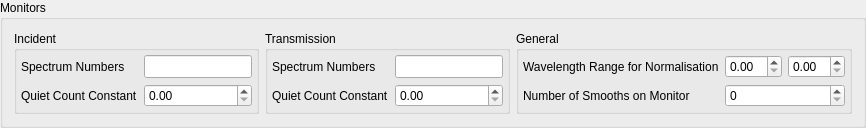
               <widget class="QGroupBox" name="monitorsGroupBox">
                <property name="sizePolicy">
                 <sizepolicy hsizetype="Expanding" vsizetype="Minimum">
                  <horstretch>0</horstretch>
                  <verstretch>0</verstretch>
                 </sizepolicy>
                </property>
                <property name="minimumSize">
                 <size>
                  <width>0</width>
                  <height>0</height>
                 </size>
                </property>
                <property name="maximumSize">
                 <size>
                  <width>16777215</width>
                  <height>16777215</height>
                 </size>
                </property>
                <property name="title">
                 <string>Monitors</string>
                </property>
                <layout class="QHBoxLayout" name="horizontalLayout_2">
                 <item>
                  <widget class="QGroupBox" name="IncidentMonitorGroup">
                   <property name="sizePolicy">
                    <sizepolicy hsizetype="Preferred" vsizetype="Preferred">
                     <horstretch>0</horstretch>
                     <verstretch>0</verstretch>
                    </sizepolicy>
                   </property>
                   <property name="title">
                    <string>Incident</string>
                   </property>
                   <layout class="QGridLayout" name="gridLayout_3">
                    <property name="leftMargin">
                     <number>4</number>
                    </property>
                    <property name="topMargin">
                     <number>4</number>
                    </property>
                    <property name="rightMargin">
                     <number>4</number>
                    </property>
                    <property name="bottomMargin">
                     <number>4</number>
                    </property>
                    <item row="1" column="1">
                     <widget class="ExponentialSpinBox" name="incidentMonitorQuietCountConstSpinBox">
                      <property name="sizePolicy">
                       <sizepolicy hsizetype="Expanding" vsizetype="Preferred">
                        <horstretch>0</horstretch>
                        <verstretch>0</verstretch>
                       </sizepolicy>
                      </property>
                      <property name="minimumSize">
                       <size>
                        <width>0</width>
                        <height>0</height>
                       </size>
                      </property>
                      <property name="maximumSize">
                       <size>
                        <width>16777215</width>
                        <height>16777215</height>
                       </size>
                      </property>
                     </widget>
                    </item>
                    <item row="0" column="0">
                     <widget class="QLabel" name="IncidentMonitorSpecNoLabel">
                      <property name="sizePolicy">
                       <sizepolicy hsizetype="Preferred" vsizetype="Preferred">
                        <horstretch>0</horstretch>
                        <verstretch>0</verstretch>
                       </sizepolicy>
                      </property>
                      <property name="minimumSize">
                       <size>
                        <width>0</width>
                        <height>0</height>
                       </size>
                      </property>
                      <property name="text">
                       <string>Spectrum Numbers</string>
                      </property>
                     </widget>
                    </item>
                    <item row="1" column="0">
                     <widget class="QLabel" name="IncidentMonitorQuietCountLabel">
                      <property name="sizePolicy">
                       <sizepolicy hsizetype="Preferred" vsizetype="Preferred">
                        <horstretch>0</horstretch>
                        <verstretch>0</verstretch>
                       </sizepolicy>
                      </property>
                      <property name="minimumSize">
                       <size>
                        <width>0</width>
                        <height>0</height>
                       </size>
                      </property>
                      <property name="text">
                       <string>Quiet Count Constant</string>
                      </property>
                     </widget>
                    </item>
                    <item row="0" column="1">
                     <widget class="QLineEdit" name="spectrumNumbersIBLineEdit">
                      <property name="sizePolicy">
                       <sizepolicy hsizetype="Expanding" vsizetype="Preferred">
                        <horstretch>0</horstretch>
                        <verstretch>0</verstretch>
                       </sizepolicy>
                      </property>
                      <property name="minimumSize">
                       <size>
                        <width>0</width>
                        <height>0</height>
                       </size>
                      </property>
                     </widget>
                    </item>
                   </layout>
                  </widget>
                 </item>
                 <item>
                  <widget class="QGroupBox" name="groupBox_8">
                   <property name="sizePolicy">
                    <sizepolicy hsizetype="Preferred" vsizetype="Preferred">
                     <horstretch>0</horstretch>
                     <verstretch>0</verstretch>
                    </sizepolicy>
                   </property>
                   <property name="title">
                    <string>Transmission</string>
                   </property>
                   <layout class="QGridLayout" name="gridLayout_4">
                    <property name="leftMargin">
                     <number>4</number>
                    </property>
                    <property name="topMargin">
                     <number>4</number>
                    </property>
                    <property name="rightMargin">
                     <number>4</number>
                    </property>
                    <property name="bottomMargin">
                     <number>4</number>
                    </property>
                    <item row="0" column="0">
                     <widget class="QLabel" name="TransmissionMonitorSpecNoLabel">
                      <property name="sizePolicy">
                       <sizepolicy hsizetype="Preferred" vsizetype="Preferred">
                        <horstretch>0</horstretch>
                        <verstretch>0</verstretch>
                       </sizepolicy>
                      </property>
                      <property name="minimumSize">
                       <size>
                        <width>0</width>
                        <height>0</height>
                       </size>
                      </property>
                      <property name="text">
                       <string>Spectrum Numbers</string>
                      </property>
                     </widget>
                    </item>
                    <item row="0" column="1">
                     <widget class="QLineEdit" name="spectrumNumbersTLineEdit">
                      <property name="sizePolicy">
                       <sizepolicy hsizetype="Expanding" vsizetype="Preferred">
                        <horstretch>0</horstretch>
                        <verstretch>0</verstretch>
                       </sizepolicy>
                      </property>
                      <property name="minimumSize">
                       <size>
                        <width>0</width>
                        <height>0</height>
                       </size>
                      </property>
                     </widget>
                    </item>
                    <item row="1" column="0">
                     <widget class="QLabel" name="TransmissionMonitorQuietCountLabel">
                      <property name="sizePolicy">
                       <sizepolicy hsizetype="Preferred" vsizetype="Preferred">
                        <horstretch>0</horstretch>
                        <verstretch>0</verstretch>
                       </sizepolicy>
                      </property>
                      <property name="minimumSize">
                       <size>
                        <width>0</width>
                        <height>0</height>
                       </size>
                      </property>
                      <property name="text">
                       <string>Quiet Count Constant</string>
                      </property>
                     </widget>
                    </item>
                    <item row="1" column="1">
                     <widget class="ExponentialSpinBox" name="transmissionMonitorQuietCountConstSpinBox">
                      <property name="sizePolicy">
                       <sizepolicy hsizetype="Expanding" vsizetype="Preferred">
                        <horstretch>0</horstretch>
                        <verstretch>0</verstretch>
                       </sizepolicy>
                      </property>
                      <property name="minimumSize">
                       <size>
                        <width>0</width>
                        <height>0</height>
                       </size>
                      </property>
                      <property name="maximumSize">
                       <size>
                        <width>16777215</width>
                        <height>16777215</height>
                       </size>
                      </property>
                     </widget>
                    </item>
                   </layout>
                  </widget>
                 </item>
                 <item>
                  <widget class="QGroupBox" name="groupBox_2">
                   <property name="title">
                    <string>General</string>
                   </property>
                   <layout class="QGridLayout" name="gridLayout_5">
                    <property name="leftMargin">
                     <number>4</number>
                    </property>
                    <property name="topMargin">
                     <number>4</number>
                    </property>
                    <property name="rightMargin">
                     <number>4</number>
                    </property>
                    <property name="bottomMargin">
                     <number>4</number>
                    </property>
                    <item row="1" column="1">
                     <widget class="QSpinBox" name="noSmoothsOnMonitorSpinBox">
                      <property name="sizePolicy">
                       <sizepolicy hsizetype="Preferred" vsizetype="Preferred">
                        <horstretch>0</horstretch>
                        <verstretch>0</verstretch>
                       </sizepolicy>
                      </property>
                      <property name="minimumSize">
                       <size>
                        <width>0</width>
                        <height>0</height>
                       </size>
                      </property>
                      <property name="maximumSize">
                       <size>
                        <width>16777215</width>
                        <height>16777215</height>
                       </size>
                      </property>
                      <property name="maximum">
                       <number>1000000</number>
                      </property>
                     </widget>
                    </item>
                    <item row="0" column="0">
                     <widget class="QLabel" name="wavelengthRangeMonNormLabel">
                      <property name="sizePolicy">
                       <sizepolicy hsizetype="Minimum" vsizetype="Preferred">
                        <horstretch>0</horstretch>
                        <verstretch>0</verstretch>
                       </sizepolicy>
                      </property>
                      <property name="minimumSize">
                       <size>
                        <width>0</width>
                        <height>0</height>
                       </size>
                      </property>
                      <property name="text">
                       <string>Wavelength Range for Normalisation</string>
                      </property>
                     </widget>
                    </item>
                    <item row="0" column="1">
                     <layout class="QHBoxLayout" name="horizontalLayout_4">
                      <item>
                       <widget class="ExponentialSpinBox" name="minWavelengthMonNormSpinBox">
                        <property name="sizePolicy">
                         <sizepolicy hsizetype="Preferred" vsizetype="Preferred">
                          <horstretch>0</horstretch>
                          <verstretch>0</verstretch>
                         </sizepolicy>
                        </property>
                        <property name="minimumSize">
                         <size>
                          <width>0</width>
                          <height>0</height>
                         </size>
                        </property>
                        <property name="maximumSize">
                         <size>
                          <width>16777215</width>
                          <height>16777215</height>
                         </size>
                        </property>
                       </widget>
                      </item>
                      <item>
                       <widget class="ExponentialSpinBox" name="maxWavelengthMonNormSpinBox">
                        <property name="sizePolicy">
                         <sizepolicy hsizetype="Preferred" vsizetype="Preferred">
                          <horstretch>0</horstretch>
                          <verstretch>0</verstretch>
                         </sizepolicy>
                        </property>
                        <property name="minimumSize">
                         <size>
                          <width>0</width>
                          <height>0</height>
                         </size>
                        </property>
                        <property name="maximumSize">
                         <size>
                          <width>16777215</width>
                          <height>16777215</height>
                         </size>
                        </property>
                       </widget>
                      </item>
                     </layout>
                    </item>
                    <item row="1" column="0">
                     <widget class="QLabel" name="noSmoothsOnMonitorLabel">
                      <property name="sizePolicy">
                       <sizepolicy hsizetype="Minimum" vsizetype="Preferred">
                        <horstretch>0</horstretch>
                        <verstretch>0</verstretch>
                       </sizepolicy>
                      </property>
                      <property name="minimumSize">
                       <size>
                        <width>0</width>
                        <height>0</height>
                       </size>
                      </property>
                      <property name="maximumSize">
                       <size>
                        <width>16777215</width>
                        <height>16777215</height>
                       </size>
                      </property>
                      <property name="text">
                       <string>Number of Smooths on Monitor</string>
                      </property>
                     </widget>
                    </item>
                   </layout>
                  </widget>
                 </item>
                </layout>
               </widget>
